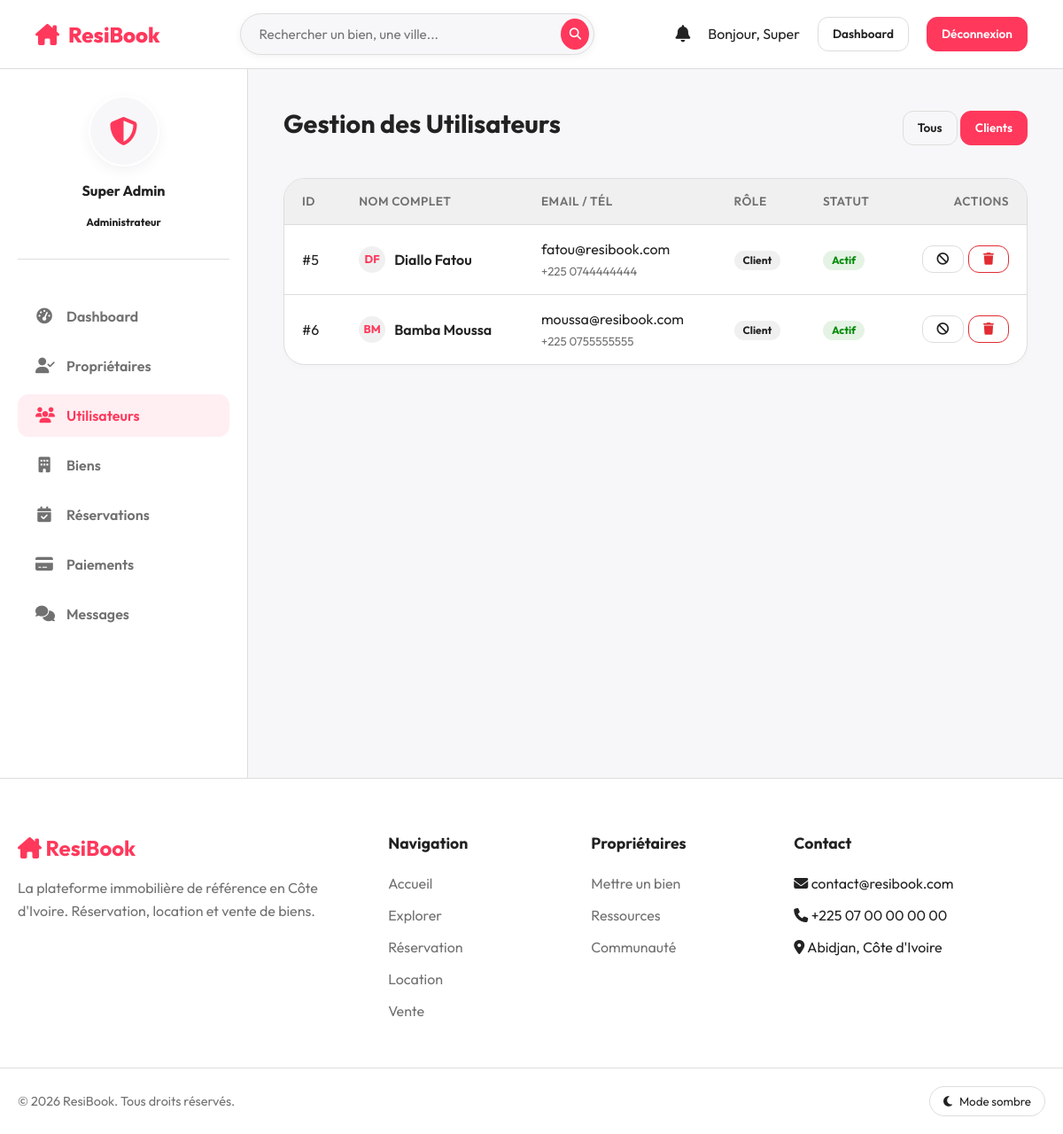
The app's page /admin/users?role=3 (signed in) with its own data.
### tables this page shows
CREATE TABLE `users` (
  `id` INT AUTO_INCREMENT PRIMARY KEY,
  `role_id` INT NOT NULL DEFAULT 3,
  `first_name` VARCHAR(100) NOT NULL,
  `last_name` VARCHAR(100) NOT NULL,
  `email` VARCHAR(255) NOT NULL UNIQUE,
  `password` VARCHAR(255) NOT NULL,
  `phone` VARCHAR(20) DEFAULT NULL,
  `avatar` VARCHAR(255) DEFAULT 'default.png',
  `bio` TEXT DEFAULT NULL,
  `address` VARCHAR(255) DEFAULT NULL,
  `city` VARCHAR(100) DEFAULT NULL,
  `country` VARCHAR(100) DEFAULT 'Côte d''Ivoire',
  `id_document` VARCHAR(255) DEFAULT NULL,
  `status` ENUM('active','pending','suspended','rejected') DEFAULT 'active',
  `is_verified` TINYINT(1) DEFAULT 0,
  `verification_badge` TINYINT(1) DEFAULT 0,
  `rejection_reason` TEXT DEFAULT NULL,
  `last_login` DATETIME DEFAULT NULL,
  `created_at` TIMESTAMP DEFAULT CURRENT_TIMESTAMP,
  `updated_at` TIMESTAMP DEFAULT CURRENT_TIMESTAMP ON UPDATE CURRENT_TIMESTAMP,
  FOREIGN KEY (`role_id`) REFERENCES `roles`(`id`) ON DELETE RESTRICT,
  INDEX `idx_email` (`email`),
  INDEX `idx_status` (`status`),
  INDEX `idx_role` (`role_id`)
);

CREATE TABLE `roles` (
  `id` INT AUTO_INCREMENT PRIMARY KEY,
  `name` VARCHAR(50) NOT NULL UNIQUE,
  `description` VARCHAR(255) DEFAULT NULL,
  `created_at` TIMESTAMP DEFAULT CURRENT_TIMESTAMP
);

### app/controllers/AdminController.php (called while the page is built, shortened)
<?php
class AdminController extends Controller {
    public function users() {
        $userModel = $this->model('User');
        $role = $_GET['role'] ?? null;
        $users = $userModel->getAllUsers($role ? intval($role) : null);
        $data = ['title' => 'Gestion des Utilisateurs', 'users' => $users, 'filter_role' => $role];
        $this->view('admin/users', $data);
    }
}

### core/Router.php (called while the page is built, shortened)
<?php
class Router {
    protected $currentMethod = 'index';
    public function __construct() {
        $url = $this->getUrl();
        if (isset($url[0]) && file_exists(APPROOT . '/controllers/' . ucwords($url[0]) . 'Controller.php')) {
            unset($url[0]);
        }
        $this->currentController = new $this->currentController;
        if (isset($url[1])) {
            if (method_exists($this->currentController, $url[1])) {
                $this->currentMethod = $url[1];
                unset($url[1]);
            }
        }
        $this->params = $url ? array_values($url) : [];
        call_user_func_array([$this->currentController, $this->currentMethod], $this->params);
    }
    public function getUrl() {
        if (isset($_GET['url'])) {
            $url = rtrim($_GET['url'], '/');
            $url = filter_var($url, FILTER_SANITIZE_URL);
            $url = explode('/', $url);
            return $url;
        }
        return [];
    }
}

### index.php (called while the page is built, shortened)
<?php
require_once 'config/Database.php';
require_once 'core/Router.php';
require_once 'core/Controller.php';
$router = new Router();

### config/Database.php (called while the page is built, shortened)
<?php
class Database {
    private $host = DB_HOST;
    private $user = DB_USER;
    private $pass = DB_PASS;
    private $dbname = DB_NAME;
    private $dbh;
    private $stmt;
    public function __construct() {
        $dsn = 'mysql:host=' . $this->host . ';dbname=' . $this->dbname . ';charset=utf8mb4';
        $options = array(
            PDO::ATTR_PERSISTENT => true,
            PDO::ATTR_ERRMODE => PDO::ERRMODE_EXCEPTION,
            PDO::ATTR_DEFAULT_FETCH_MODE => PDO::FETCH_OBJ
        );
        try {
            $this->dbh = new PDO($dsn, $this->user, $this->pass, $options);
        } catch(PDOException $e) {
            $this->error = $e->getMessage();
            echo $this->error;
        }
    }
    public function query($sql) {
        $this->stmt = $this->dbh->prepare($sql);
    }
    public function bind($param, $value, $type = null) {
        if (is_null($type)) {
            switch (true) {
                case is_int($value):
                    $type = PDO::PARAM_INT;
                    break;
            }
        }
        $this->stmt->bindValue($param, $value, $type);
    }
    public function execute() {
        return $this->stmt->execute();
    }
    public function resultSet() {
        $this->execute();
        return $this->stmt->fetchAll();
    }
}

### app/models/User.php (called while the page is built, shortened)
<?php
class User {
    private $db;
    public function __construct() {
        $this->db = new Database;
    }
    public function getAllUsers($role = null) {
        $sql = 'SELECT u.*, r.name as role_name FROM users u JOIN roles r ON u.role_id = r.id WHERE u.role_id != 1';
        if ($role) {
            $sql .= ' AND u.role_id = :role';
        }
        $sql .= ' ORDER BY u.created_at DESC';
        $this->db->query($sql);
        if ($role) $this->db->bind(':role', $role);
        return $this->db->resultSet();
    }
}

### app/views/admin/users.php (the view)
<?php require APPROOT . '/views/inc/header.php'; ?>
<div class="dashboard-layout">
    <?php require APPROOT . '/views/inc/sidebar_admin.php'; ?>
    <main class="main-content">
        <div style="display: flex; justify-content: space-between; align-items: center; margin-bottom: 30px;">
            <h2 style="font-size: 1.8rem;">Gestion des Utilisateurs</h2>
            <div>
                <a href="<?= URLROOT; ?>/admin/users" class="btn btn-sm <?= empty($data['filter_role']) ? 'btn-primary' : 'btn-outline'; ?>">Tous</a>
                <a href="<?= URLROOT; ?>/admin/users?role=3" class="btn btn-sm <?= ($data['filter_role']??'')=='3' ? 'btn-primary' : 'btn-outline'; ?>">Clients</a>
            </div>
        </div>
        <div class="table-container">
            <div style="overflow-x: auto;">
                <table class="table">
                    <thead>
                        <tr>
                            <th>ID</th>
                            <th>Nom complet</th>
                            <th>Email / Tél</th>
                            <th>Rôle</th>
                            <th>Statut</th>
                            <th style="text-align: right;">Actions</th>
                        </tr>
                    </thead>
                    <tbody>
                        <?php if(empty($data['users'])): ?>
                            <tr><td colspan="6" style="text-align: center; padding: 30px;">Aucun utilisateur.</td></tr>
                        <?php else: foreach($data['users'] as $user) : ?>
                        <tr>
                            <td>#<?= $user->id; ?></td>
                            <td style="font-weight: 600;">
                                <div style="display: flex; align-items: center; gap: 10px;">
                                    <div style="width: 30px; height: 30px; border-radius: 50%; background: var(--bg-light); display: flex; align-items: center; justify-content: center; font-size: 0.8rem; font-weight: bold; color: var(--primary);">
                                        <?= substr($user->first_name, 0, 1) . substr($user->last_name, 0, 1); ?>
                                    </div>
                                    <?= htmlspecialchars($user->first_name . ' ' . $user->last_name); ?>
                                </div>
                            </td>
                            <td><?= htmlspecialchars($user->email); ?><br><small class="text-muted"><?= htmlspecialchars($user->phone); ?></small></td>
                            <td><span class="badge" style="background: var(--bg-light); color: var(--text-main);"><?= ucfirst($user->role_name); ?></span></td>
                            <td>
                                <?php if($user->status == 'active'): ?><span class="badge badge-success">Actif</span>
                                <?php elseif($user->status == 'suspended'): ?><span class="badge badge-warning">Suspendu</span>
                                <?php elseif($user->status == 'pending'): ?><span class="badge badge-pending">En attente</span>
                                <?php else: ?><span class="badge badge-danger">Rejeté</span><?php endif; ?>
                            </td>
                            <td style="text-align: right;">
                                <div style="display: flex; justify-content: flex-end; gap: 5px;">
                                    <?php if($user->status == 'active'): ?>
                                        <form action="<?= URLROOT; ?>/admin/suspendUser/<?= $user->id; ?>" method="POST" style="display:inline;" onsubmit="return confirm('Suspendre cet utilisateur ?');">
                                            <button type="submit" class="btn btn-sm btn-outline" title="Suspendre"><i class="fa-solid fa-ban"></i></button>
                                        </form>
                                    <?php elseif($user->status == 'suspended'): ?>
                                        <form action="<?= URLROOT; ?>/admin/activateUser/<?= $user->id; ?>" method="POST" style="display:inline;">
                                            <button type="submit" class="btn btn-sm btn-outline" style="color: var(--success); border-color: var(--success);" title="Activer"><i class="fa-solid fa-check"></i></button>
                                        </form>
                                    <?php endif; ?>
                                    <form action="<?= URLROOT; ?>/admin/deleteUser/<?= $user->id; ?>" method="POST" style="display:inline;" onsubmit="return confirm('Supprimer définitivement cet utilisateur ? Cette action est irréversible.');">
                                        <button type="submit" class="btn btn-sm btn-outline" style="color: var(--danger); border-color: var(--danger);" title="Supprimer"><i class="fa-solid fa-trash"></i></button>
                                    </form>
                                </div>
                            </td>
                        </tr>
                        <?php endforeach; endif; ?>
                    </tbody>
                </table>
            </div>
        </div>
    </main>
</div>
<?php require APPROOT . '/views/inc/footer.php'; ?>

### public/css/style.css (style rules this page uses)
:root { --primary: #FF385C; --primary-dark: #D70466; --secondary: #00A699; --success: #008A05; --warning: #FFB400; --danger: #E12C32; --text-main: #222222; --text-muted: #717171; --bg-main: #F7F7F9; --bg-light: #F0F0F0; --white: #FFFFFF; --border: #DDDDDD; --radius-sm: 8px; --radius-md: 12px; --radius-lg: 24px; --transition: all 0.3s ease; }
* { margin: 0; padding: 0; box-sizing: border-box; font-family: 'Outfit', sans-serif; }
body { background-color: var(--bg-main); color: var(--text-main); font-size: 16px; line-height: 1.5; transition: background-color 0.3s, color 0.3s; }
a { color: var(--primary); text-decoration: none; transition: var(--transition); }
h1, h2, h3, h4, h5, h6 { color: var(--text-main); font-weight: 700; margin-bottom: 10px; }
.btn { display: inline-flex; align-items: center; justify-content: center; gap: 8px; font-weight: 600; text-align: center; white-space: nowrap; vertical-align: middle; cursor: pointer; user-select: none; border: 1px solid transparent; padding: 12px 24px; font-size: 1rem; border-radius: var(--radius-md); transition: var(--transition); }
.btn-sm { padding: 8px 16px; font-size: 0.85rem; }
.btn-primary { color: #fff; background-color: var(--primary); border-color: var(--primary); }
.btn-outline { color: var(--text-main); background-color: transparent; border-color: var(--border); }
.badge { display: inline-block; padding: 5px 10px; font-size: 0.75rem; font-weight: 700; line-height: 1; text-align: center; white-space: nowrap; vertical-align: baseline; border-radius: 50px; }
.badge-success { color: var(--success); background-color: rgba(0, 138, 5, 0.1); }
.dashboard-layout { display: flex; min-height: 100vh; background-color: var(--bg-main); }
.main-content { flex: 1; padding: 40px; overflow-y: auto; }
.table-container { background: var(--white); border-radius: var(--radius-lg); border: 1px solid var(--border); overflow: hidden; box-shadow: 0 2px 10px rgba(0,0,0,0.02); margin-bottom: 30px; }
.table { width: 100%; border-collapse: collapse; }
.table th, .table td { padding: 15px 20px; text-align: left; border-bottom: 1px solid var(--border); }
.table th { background: var(--bg-light); font-weight: 600; color: var(--text-muted); font-size: 0.85rem; text-transform: uppercase; letter-spacing: 0.5px; }
.table tbody tr { transition: var(--transition); }
.table tbody tr:last-child td { border-bottom: none; }
.text-muted { color: var(--text-muted); }

### records on screen
users: id "5", first_name "D", last_name "F", first_name+last_name "Diallo Fatou", email "fatou@resibook.com", phone "+225 0744444444", role.name "Client", status "Actif"
users: id "6", first_name "B", last_name "M", first_name+last_name "Bamba Moussa", email "moussa@resibook.com", phone "+225 0755555555", role.name "Client", status "Actif"

### other values on screen
explode(' ', $_SESSION['user_name'])[0] "Super"
